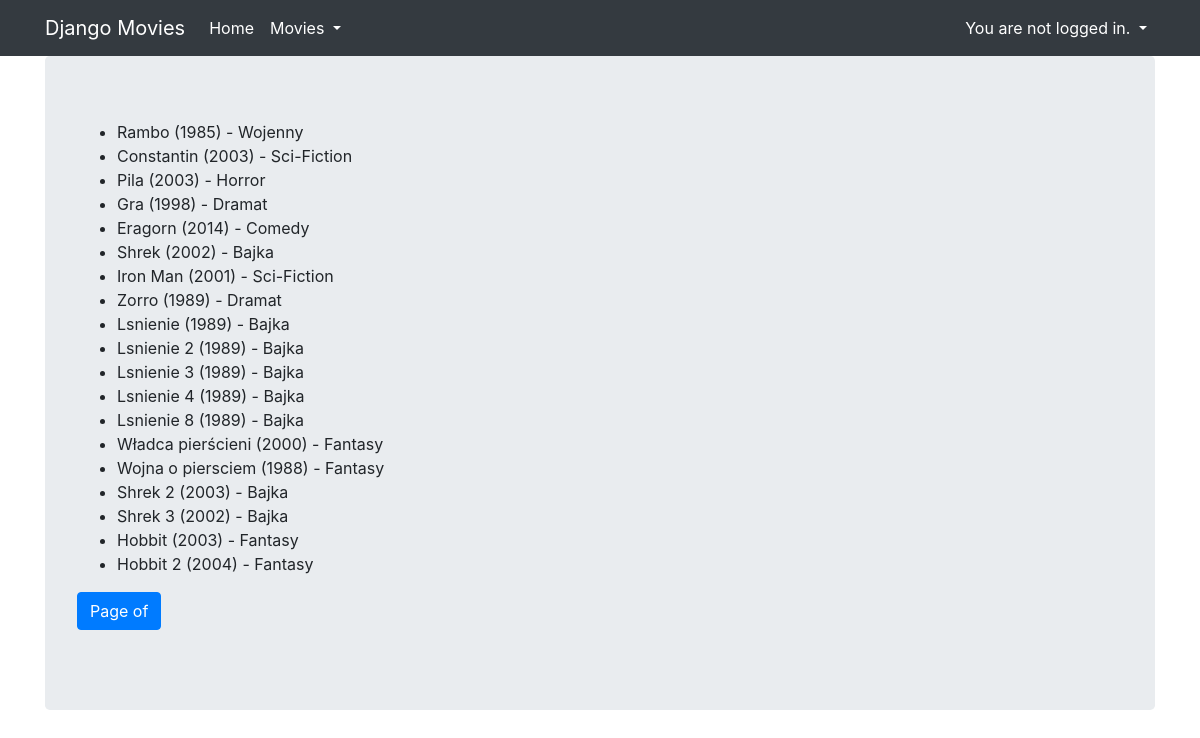
The page / on the database its author committed.
### core/models.py (models this page shows, shortened)
class Movie(models.Model):
    title = models.CharField(max_length=100)
    rating = models.IntegerField(
        null=True, validators=[MaxValueValidator(10), MinValueValidator(1)]
    )
    released = models.DateField(null=True)
    description = models.TextField(null=True, blank=True)
    created = models.DateTimeField(auto_now_add=True)
    genre = models.ForeignKey(Genre, null=True, on_delete=models.SET_NULL)
    director = models.ForeignKey(Director, null=True, on_delete=models.SET_NULL)
    countries = models.ManyToManyField(Country, related_name='movies')
    class Meta:
        unique_together = ('title', 'released', 'director')

class Genre(models.Model):
    name = models.CharField(max_length=20, unique=True)
    age_limit = models.IntegerField(choices=AGE_LIMITS, null=True, blank=True)
    def __str__(self):
        return self.name

### django_movies/views.py (the view)
# urls.py: path('', IndexView.as_view(), name='index'),
class IndexView(MovieListView):
    template_name = 'index.html'

### core/templatetags/movie_extras.py (called while the page is built)
@register.simple_tag()
def movie_format(movie, short=False):
    if short:
        return f'{movie.title} ({movie.released.year})'
    return f'{movie.title} ({movie.released.year}) - {movie.genre}'

### django_movies/templates/index.html (shortened to what this page needs)
{% extends "base.html" %}
{% load movie_extras %}
{% block content %}
  <ul>
    {% for movie in object_list %}
      <li>{% movie_format movie %}</li>
    {% endfor %}
  </ul>
  <nav aria-label="Page navigation example">
    <ul class="pagination">
      <li class="page-item active">
        <a class="page-link" href="#">
          Page {{ page_obj.number }} of {{ page_obj.paginator.num_pages }}
        </a>
      </li>
    </ul>
  </nav>
{% endblock %}

### rows shown on the page
Movie: title+released+genre "Rambo (1985) - Wojenny"
Movie: title+released+genre "Constantin (2003) - Sci-Fiction"
Movie: title+released+genre "Pila (2003) - Horror"
Movie: title+released+genre "Gra (1998) - Dramat"
Movie: title+released+genre "Eragorn (2014) - Comedy"
Movie: title+released+genre "Shrek (2002) - Bajka"
Movie: title+released+genre "Iron Man (2001) - Sci-Fiction"
Movie: title+released+genre "Zorro (1989) - Dramat"
Movie: title+released+genre "Lsnienie (1989) - Bajka"
Movie: title+released+genre "Lsnienie 2 (1989) - Bajka"
Movie: title+released+genre "Lsnienie 3 (1989) - Bajka"
Movie: title+released+genre "Lsnienie 4 (1989) - Bajka"
Movie: title+released+genre "Lsnienie 8 (1989) - Bajka"
Movie: title+released+genre "Władca pierścieni (2000) - Fantasy"
Movie: title+released+genre "Wojna o piersciem (1988) - Fantasy"
Movie: title+released+genre "Shrek 2 (2003) - Bajka"
Movie: title+released+genre "Shrek 3 (2002) - Bajka"
Movie: title+released+genre "Hobbit (2003) - Fantasy"
Movie: title+released+genre "Hobbit 2 (2004) - Fantasy"
